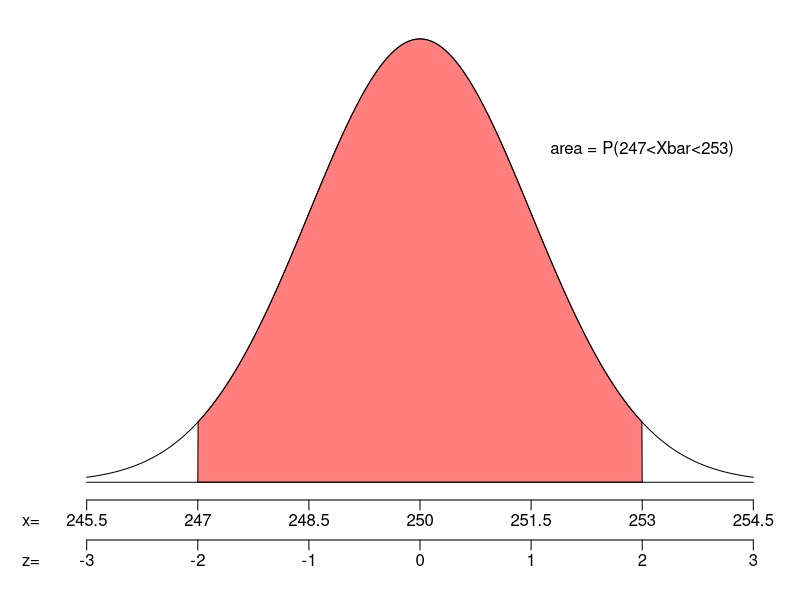

The R source for this figure:
pdf("sketch13.pdf", width=6, height=2.5)
par(mar=c(5,3,1,1))

mu = 250
s = 1.5

a = 247
b = 253

zlo = (a-mu)/s
zhi = (b-mu)/s

xs = seq(-3,3,length=1000)
ys = dnorm(xs)

plot(xs, ys, 'l',xlim = c(-3,3), ylim = c(0,0.4),
     ann=FALSE,xaxt="n",yaxt="n",
     lwd=1,bty='n')

axis(side=1, line=0, at=-3:3, labels = FALSE)
mtext(mu+(-3:3)*s,side=1,line=0.5,at=-3:3)
mtext(c("x="),line=0.5,side=1,at=-3.5)
#mtext("x",side=1,line=0.5,at=0.25)

axis(side=1, line=2,at=-3:3, labels = FALSE)
mtext(-3:3,side=1,line=2.5,at=-3:3)
mtext(c("z="),line=2.5,side=1,at=-3.5)
#mtext("z",side=1,line=2.5,at=0.25)

polygon(c(xs[xs>=zlo & xs<=zhi], zhi, zlo),c(ys[xs>=zlo & xs<=zhi], 0, 0), col=rgb(1,0,0,0.5))
lines(c(-3,3),c(0,0),'l',lwd=1)

text(2,0.3,label="area = P(247<Xbar<253)")

dev.off()


#xs = seq(46,86,length=1000)

#ys = dnorm(xs,)

#plot(xs, ys, 'l',xlim = c(-3,3), ylim = c(0,0.4),
#     ann=FALSE,xaxt="n",yaxt="n",
#     lwd=1,bty='n')
##mtext("z",side=1,at=-0.5)
##mtext(c("-3","-2","-1","0","1","2","3"),side=1,at=-3:3)
##mtext(c("zstar"),side=1,line =-0.3,at=1.64)
#mtext(c("z="),side=1,at=-3.5)
#mtext(c("x="),line=1.3,side=1,at=-3.5)
#mtext(c("-zstar","0","zstar"),side=1,at=c(-1.75,0,1.75))
#mtext(c("15.53-ME","15.53","15.53+ME"),line=1.3,side=1,at=c(-1.75,0,1.75))
##mtext(round(255+(-3:3)*1.75,2),line=1.3,side=1,at=-3:3)
##mtext(c("-3","0","3"),side=1,at=c(-3,0,3))
#polygon(c(xs[xs>=-1.75 & xs<=1.75], 1.75, -1.75),c(ys[xs>=-1.75 & xs<=1.75], 0, 0), col="red")
##polygon(c(xs[xs>=2.5], 3, 2.5),c(ys[xs>=2.5], 0, 0), col="red")

#lines(xs, ys, 'l', lwd=1)
#lines(c(-3,3),c(0,0),'l',lwd=1)

##arrows(-2,0.25,0,0.06,lwd=2,code=2)
#text(0,0.2,label="area = 0.92")
